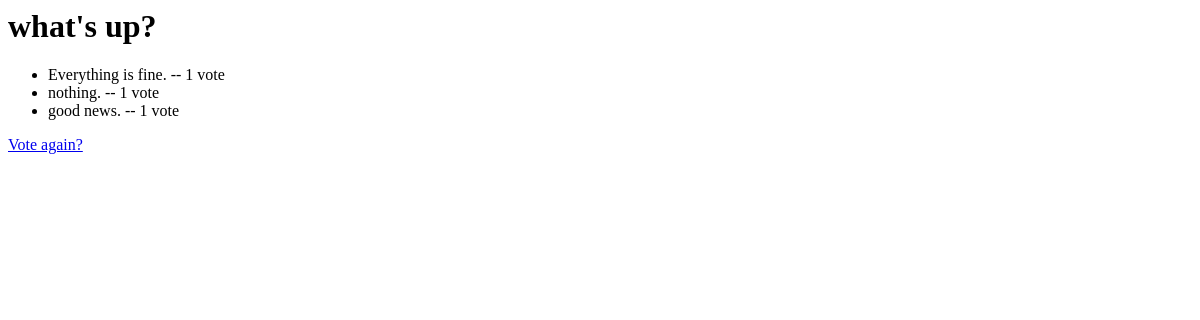
/polls/1/results/, run on an earlier commit of the app's database.
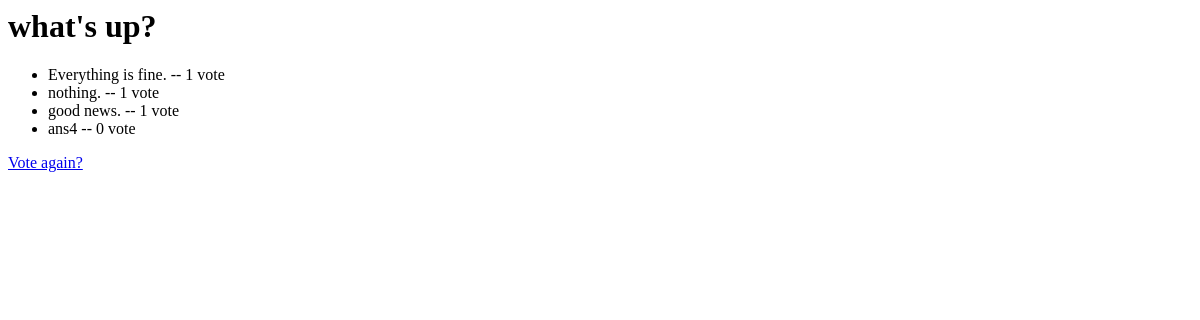
And on a later commit of the database.
### polls/models.py (models this page shows, shortened)
class Choice(models.Model):
    question = models.ForeignKey(Question, on_delete=models.CASCADE)
    choice_text = models.CharField(max_length=200)
    votes = models.IntegerField(default=0)

### polls/views.py (the view)
# urls.py: path("<int:pk>/results/", views.ResultView.as_view(), name="results"),
class ResultView(generic.DetailView):
    model = Question
    template_name = "polls/results.html"

### polls/templates/polls/results.html
<h1>{{ question.question_text }}</h1>
<ul>
  {% for choice in question.choice_set.all %}
    <li>{{ choice.choice_text }} -- {{ choice.votes }} vote {{ choice.votes.pluraize }}</li>
  {%endfor%}
</ul>
<a href="{% url 'polls:index' %}">Vote again?</a>

What changed in the data, as far as the page shows it:
added Choice: choice_text "ans4", votes "0"
